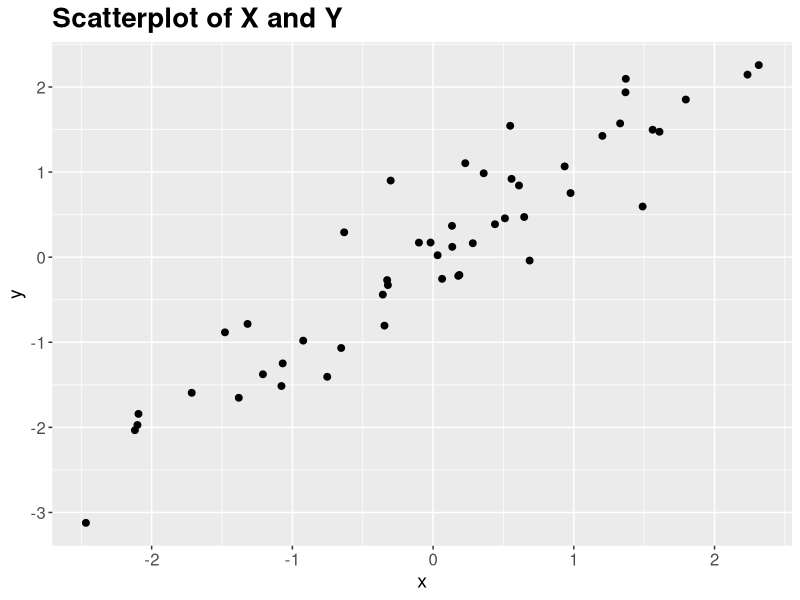

The R script that drew this image:
setwd("C:/Users/Sri/Documents/GitHub/RWD/EMCDSA-E20-007/Review-of-Basic-Data-Analytic-Methods-Using-R/Exploratory Data Analysis")
########### Exploratory Data Analysis ###############
# generating descriptive statistics such as summaryu() function, it will help to analyse Magnitude and Range of the data
# but other operations such as linear relationships, distributions are more difficult to see from descriptive statistics 


#to detect the pattners and anomalies of the data we need
#exploratory data analysis with visulaization
# visulaization will gives us succint and holistic view of the data
# an imp facet of the initial data exploration, visulaization assesses
# data cleanliness and suggests potentially important relationship 
# in the data prior to the model planning and building phases

x <- rnorm(50)
x
y <- x + rnorm(50, mean = 0, sd = 0.5) 
data <- as.data.frame(cbind(x, y))
summary(data)
View(data)

x
y
data
summary(data)
View(data)

installed.packages()
library(ggplot2)
ggplot(data,aes(x=x,y=y)) + 
  geom_point(size=2) + 
  ggtitle("Scatterplot of X and Y") + 
  theme(axis.text=element_text(size = 12), 
        axis.title =element_text(size = 14), 
        plot.title = element_text(size = 20,face="bold"))


getwd()




  
